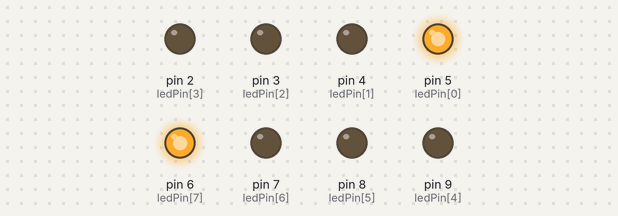
The sketch below on a simulated Arduino Uno, built with avr-gcc and run on an emulated ATmega328P. On the bench: output pins drawn as LEDs (lit = HIGH).

Above: at 0.2 s.
At 1.2 s:
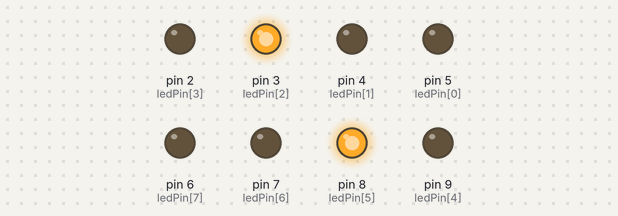
At 1.7 s:
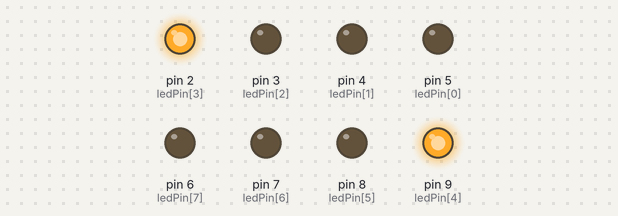
At 3.2 s:
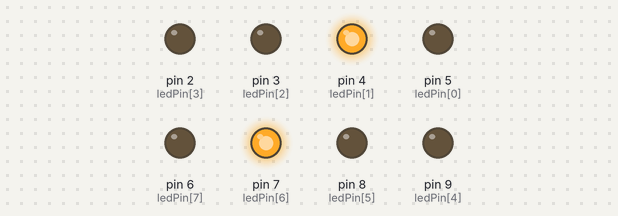
At 4.7 s:
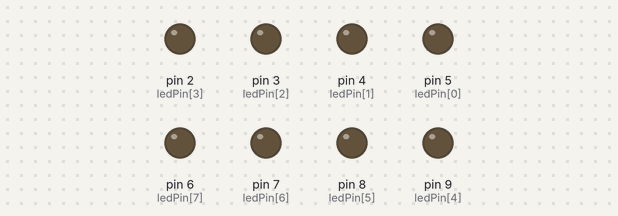
Timing chart, 0 to 5.8 s (numbered marks = the images above):
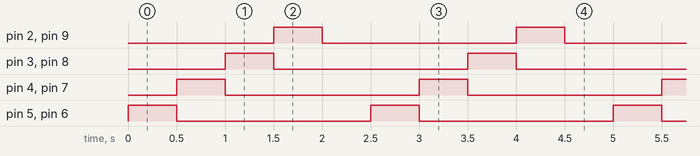

Measured:
- by itself, pin 2 (ledPin[3]), pin 3 (ledPin[2]), pin 4 (ledPin[1]), pin 5 (ledPin[0]), pin 6 (ledPin[7]), pin 7 (ledPin[6]), pin 8 (ledPin[5]), pin 9 (ledPin[4]): alternates HIGH for 0.50 s and LOW for 2.0 s
- by itself, everything shown: repeats every 2.5 s, in 5 steps

The sketch:

sketch_mar14c.ino
```cpp
int ledPin[] = {5, 4, 3, 2, 9, 8, 7, 6};
int d =500;
void setup() {
  for(int i=0; i<8; i++) {
    pinMode(ledPin[i], OUTPUT);
  }
}

void loop() {
  for(int i=0; i<=3; i++) {
    digitalWrite(ledPin[i], HIGH);
    digitalWrite(ledPin[7-i], HIGH);
    delay(d);
    digitalWrite(ledPin[i], LOW);
    digitalWrite(ledPin[7-i], LOW);
  }
  delay(d);
}
```
